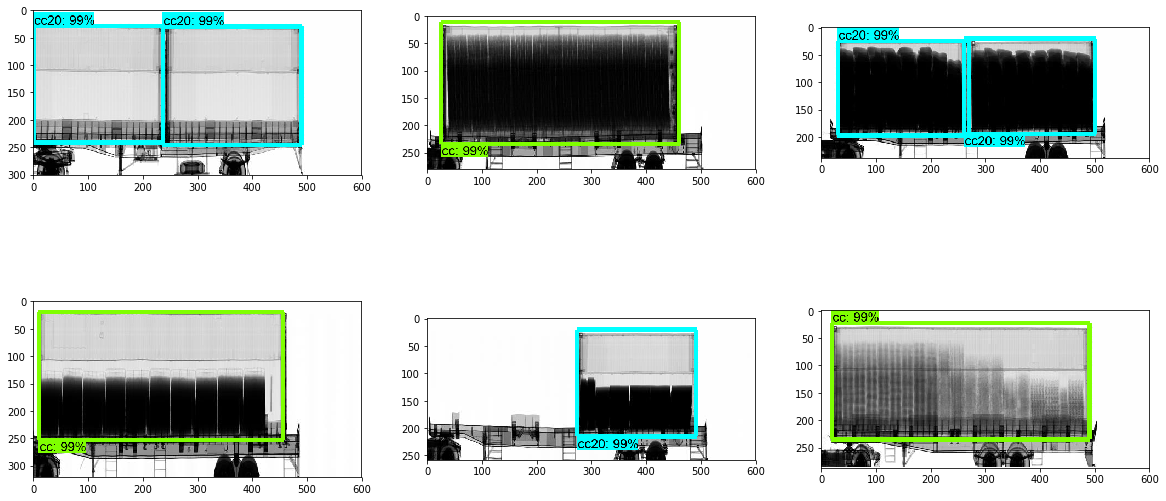
#> input picture images_test/objdetect3.png, 1166 x 501 px; its folder holds 3 pictures in this run
$ python test_copyjpg.py   (older library calls are emulated)
#> lines starting #> are read from the running program, lines starting #| are printed output that depends on the picture
import os
from PIL import Image

THUMB_SIZE = (300, 200)


def copyjpg(origem, destino):
#> called with origem = 'images_test/objdetect3.png', destino = 'images_test_resize/objdetect3.png'
    pil_image = Image.open(origem)
#> pil_image is the input picture: PIL image 1166x501 RGBA; mean R, G, B, A 197, 204.6, 200.1, 135
    #  Mantain ratio
    print(THUMB_SIZE)
    size = pil_image.size
#> size = (1166, 501)
    print(size)
#| (1166, 501)
    new_size = (int(THUMB_SIZE[1] / size[1] * size[0]), THUMB_SIZE[1])
#> new_size = (465, 200)
    pil_image.thumbnail(new_size, Image.ANTIALIAS)
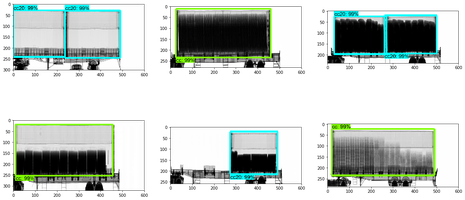
#> pil_image: PIL image 465x200 RGBA; mean R, G, B, A 81.9, 89.4, 85.1, 135.1; transparent parts drawn white
    print(pil_image.size)
#| (465, 200)
    pil_image.save(destino)


for arquivo in os.listdir('images_test'):
    origem = os.path.join('images_test', arquivo)
    destino = os.path.join('images_test_resize', arquivo)
    copyjpg(origem, destino)
#> pass 2 of the loop `for arquivo in os.listdir('images_test'):`:
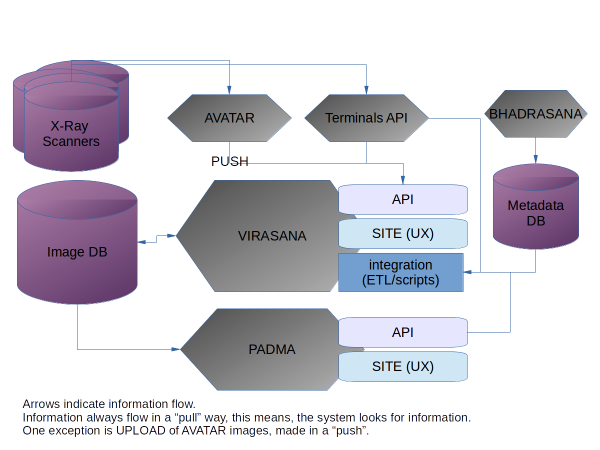
#> input picture images_test/overview.png, 1200 x 900 px (shown at 1/2 size)
#> in copyjpg, pil_image is the input picture: PIL image 1200x900 RGBA; mean R, G, B, A 210.9, 208.1, 215.8, 93.4
#| (1200, 900)
#> in copyjpg (call 2), `pil_image.thumbnail(new_size, Image.ANTIALIAS)`:
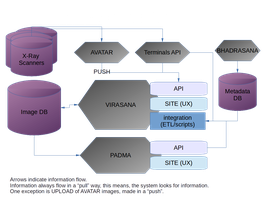
#> pil_image: PIL image 266x200 RGBA; mean R, G, B, A 60.7, 60.5, 72.7, 93.8; transparent parts drawn white
#| (266, 200)
#> pass 3 of the loop `for arquivo in os.listdir('images_test'):`:
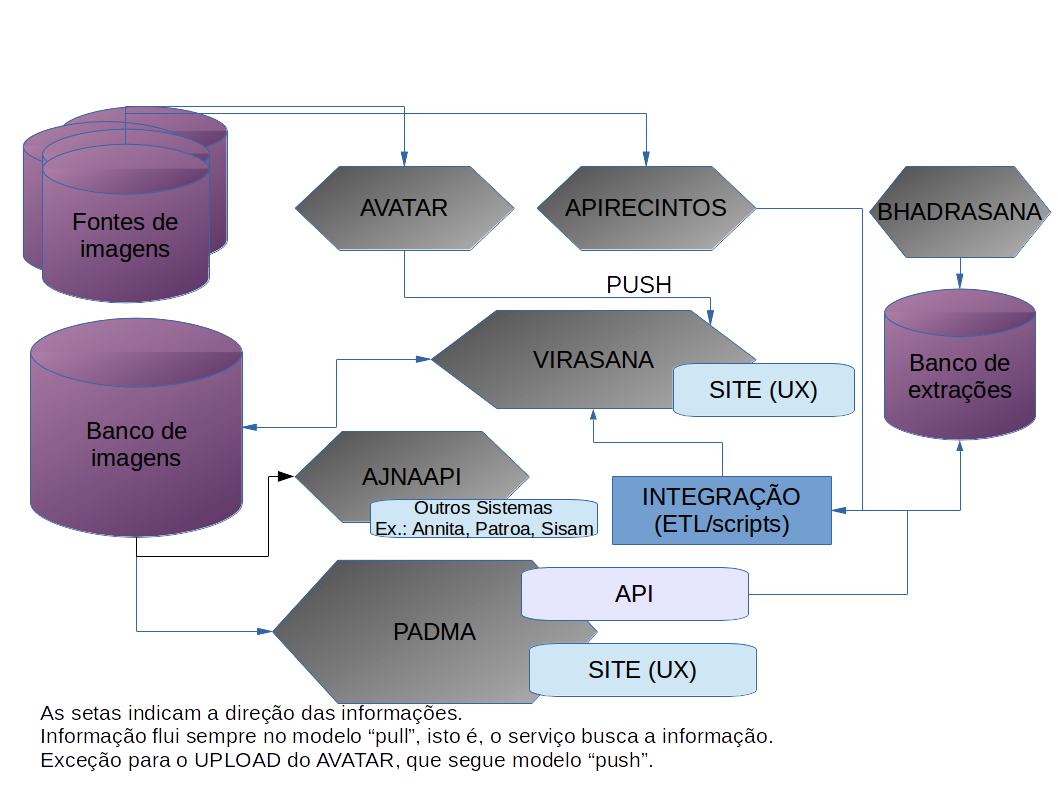
#> input picture images_test/overview2.png, 1058 x 794 px
#> in copyjpg, pil_image is the input picture: PIL image 1058x794 RGBA; mean R, G, B, A 211.8, 209.2, 216.7, 88.1
#| (1058, 794)
#> in copyjpg (call 3), `pil_image.thumbnail(new_size, Image.ANTIALIAS)`:
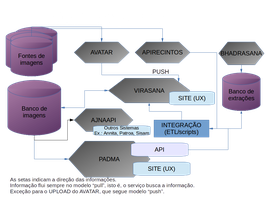
#> pil_image: PIL image 266x200 RGBA; mean R, G, B, A 56.9, 58.1, 70.8, 88.5; transparent parts drawn white
#| (266, 200)
